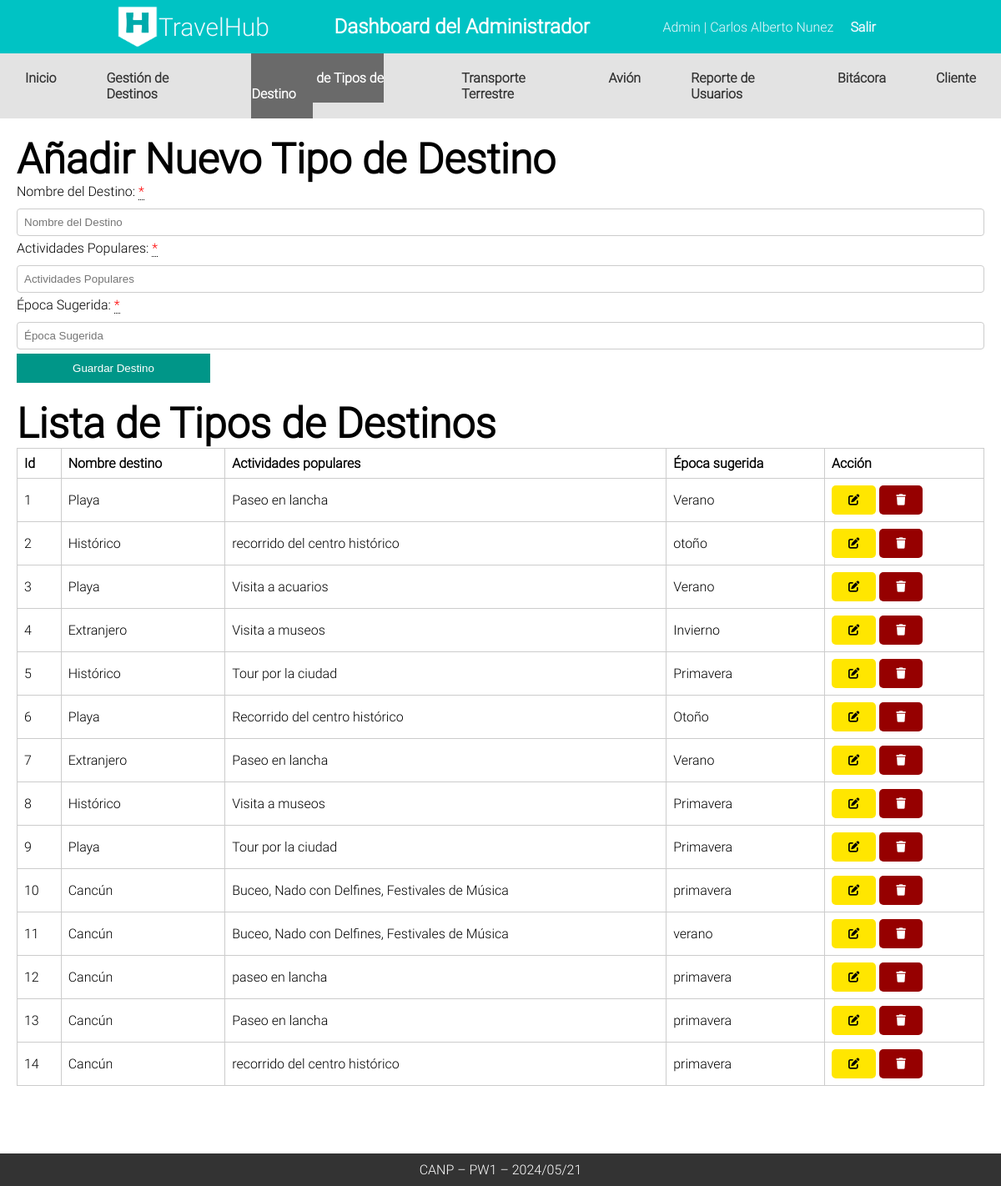
The page /Admin/CANP_TipoDestino (signed in) on the database as committed earlier.
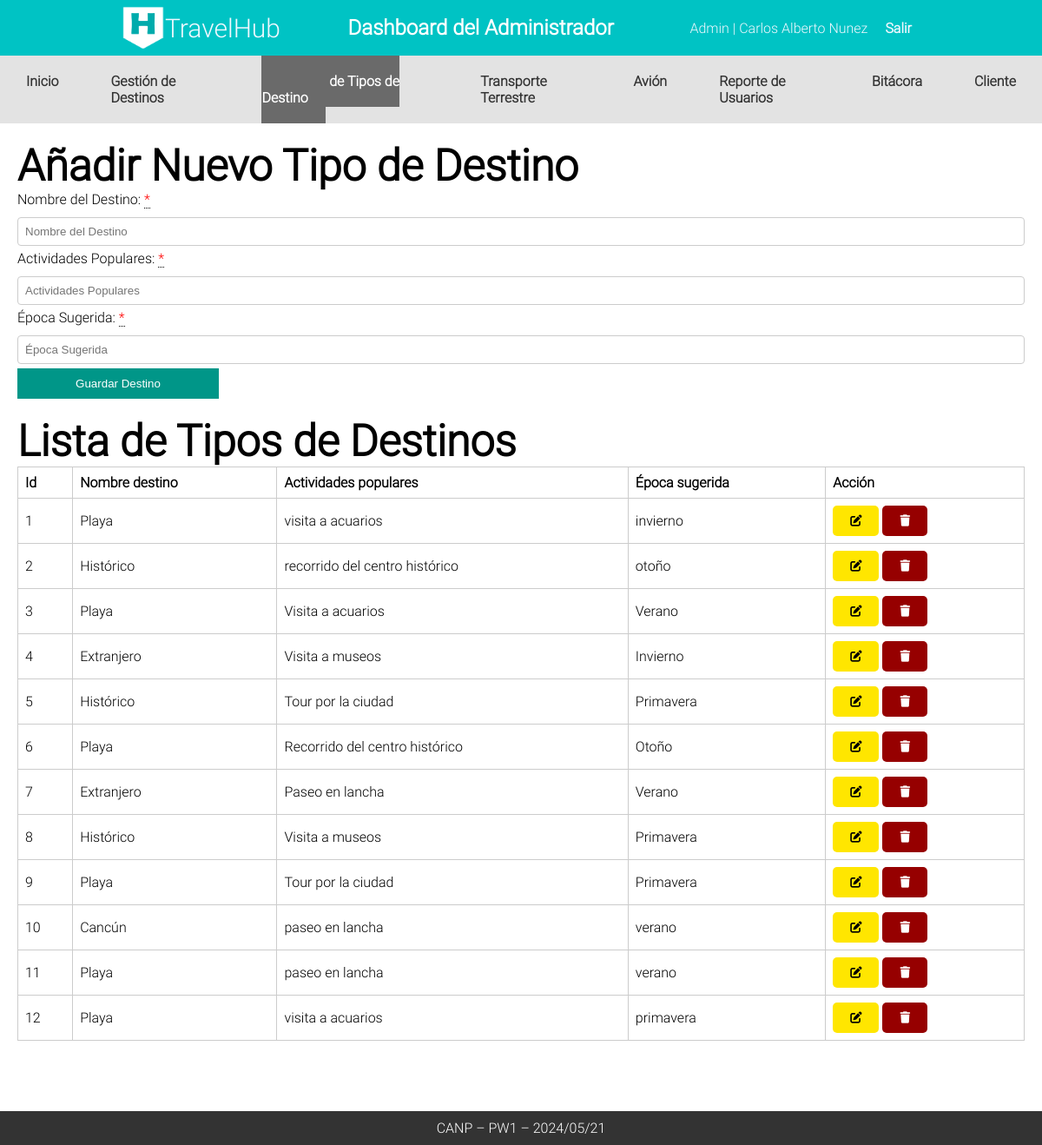
The same page on the database as committed later.
### tables this page shows
CREATE TABLE `tbltipodestino` (
  `id_tipodestino` int(11) NOT NULL,
  `Nombre_destino` varchar(255) NOT NULL,
  `Actividades_populares` varchar(255) NOT NULL,
  `Epoca_sugerida` varchar(255) NOT NULL
);

### Controllers/templateCtr.php (called while the page is built)
<?php
class Template
{
    public static function templateCtr()
    {
        include 'Views/plantilla.php';
    }
}

### index.php (called while the page is built, shortened)
<?php
include_once 'App/funciones.php';
include_once "Controllers/templateCtr.php";
include_once "Controllers/rutaCtr.php";
include_once "Controllers/destinosCtr.php";
include_once "Models/destinosMdl.php";
$template = new Template();
$template->templateCtr();

### Controllers/rutaCtr.php (called while the page is built)
<?php
class Ruta{
    public static function rutaCtr(){
        return "http://localhost/TravelHub/";
    }
}

### App/funciones.php (called while the page is built, shortened)
<?php
class Funciones{
static public function estaActivo($ruta) {
    $uri = $_SERVER['REQUEST_URI'];
    if(strpos($uri, $ruta) !== false) {
        return true;
    }
    return false;
}
}

### Models/destinosMdl.php (called while the page is built, shortened)
<?php
class DestinoMdl {
    public static function canp_leer_tipos_destinos_mdl() {
        try {
            $db = Conexion::conectar();
            $sql = "SELECT * FROM tbltipodestino";
            $stmt = $db->prepare($sql);
            $stmt->execute();
            return $stmt->fetchAll();
        } catch (PDOException $e) {
            return "Error al leer datos de tipos de destino: " . $e->getMessage();
        }
    }
}

### Controllers/destinosCtr.php (called while the page is built, shortened)
<?php
class DestinoCtr {
public static function canp_leer_tipos_destinos_ctr() {
    $respuesta = DestinoMdl::canp_leer_tipos_destinos_mdl();
    return $respuesta;
}
}

### Admin/CANP_TipoDestino.php (the view, shortened to what this page needs)
<?php
include 'Components/cabeceraAdmin.php';
include 'Components/navAdmin.php'
?>
    <div class="contenedor">
        <h2>Añadir Nuevo Tipo de Destino</h2>
        <form method="POST" class="formTipoDestino">
            <label for="nombreDestino">Nombre del Destino: <div class="tooltip required"> *<span class="tooltiptext">Campo obligatorio</span></div></label>
            <input type="text" id="nombreDestino" name="nombreDestino" placeholder="Nombre del Destino" >
            <label for="actividadesPopulares">Actividades Populares: <div class="tooltip required"> *</div></label>
            <input type="text" id="actividadesPopulares" name="actividadesPopulares" placeholder="Actividades Populares" >
            <label for="epocaSugerida">Época Sugerida: <div class="tooltip required"> *</div></label>
            <input type="text" id="epocaSugerida" name="epocaSugerida" placeholder="Época Sugerida" >
            <button name="btntTipoDestino" class="btnformulario" type="submit">Guardar Destino</button>
        </form>
        <h2>Lista de Tipos de Destinos</h2>
        <table class="tblTipoDestino">
            <thead>
                <tr>
                    <th>Id</th>
                    <th>Nombre destino</th>
                    <th>Actividades populares</th>
                    <th>Época sugerida</th>
                    <th>Acción</th>
                </tr>
            </thead>
            <tbody>
                    <?php
                        $destinos = DestinoCtr::canp_leer_tipos_destinos_ctr();
                        foreach ($destinos as $key => $destino) {
                           echo '
                           <tr>
                           <td>'.($key+1).'</td>
                           <td>'.$destino["Nombre_destino"].'</td>
                           <td>'.$destino["Actividades_populares"].'</td>
                           <td>'.$destino["Epoca_sugerida"].'</td>
                           <td>
                           <button class="edit editarTipoDestino" editartipoDestino="'.$destino["id_tipodestino"].'"> <i class="fa-solid fa-pen-to-square"></i></button>
                           <button class="delete eliminarTipoDestino" eliminarTipoDestino="'.$destino["id_tipodestino"].'" ><i class="fa-solid fa-trash"></i></button>
                           </td>
                       </tr>
                           ';
                        }
                    ?>
            </tbody>
        </table>
        </div>

### Views/plantilla.php (shortened to what this page needs)
<?php
$rutaLocal = Ruta::rutaCtr();
?>
<!DOCTYPE html>
<html lang="es">
<head>
    <link rel="stylesheet" href="<?php echo $rutaLocal?>Views/css/styles.css">
    <link rel="stylesheet" href="<?php echo $rutaLocal?>Views/css/carrusel.css">
    <link rel="stylesheet" href="<?php echo $rutaLocal?>Views/assets/js/modulos/fontawesome/css/all.min.css">
</head>
<body>
<?php
if(isset($_SESSION['validar']) && $_SESSION['validar'] == true && $_SESSION["rol"] == 1){
    if(isset($_GET["url"])){
        $url = explode("/", $_GET["url"]);
             if($url[0] == "logout"){
                   include "Modules/".$url[0].'.php';
               }else if( $url[1] == "CANP_Admin" || $url[1] == "CANP_Destino" || $url[1] == "CANP_TipoDestino" || $url[1] == "CANP_TransporteTerrestre"
                || $url[1] == "CANP_Avion" || $url[1] == "CANP_ReporteUsuarios" || $url[1] == "CANP_Bitacora" || $url[1] == "CANP_Cliente"){
                include "Admin/".$url[1].'.php';
               }
               else{
                header('Location: '.$rutaLocal.'Admin/CANP_Admin');
               }
       }else{
           include "Admin/CANP_Admin.php";
       }
       include 'Components/footer.php';
}
?>
</body>
</html>

### Components/cabeceraAdmin.php
<header>
       <nav>
           <div class="nav-container">
               <div class="logo-text">
                   <img class="logo" src="<?php echo $rutaLocal?>Views/assets/imagenes/logo.png" alt="">
                   <a href="<?php echo $rutaLocal ?>Admin/CANP_Admin">TravelHub</a>
               </div>
                    <h1> Dashboard del Administrador</h1>
               <ul class="nav-links">
                   <li>Admin | <?php echo $_SESSION["nombre"] ?></li>
                   <li><a href="<?php echo $rutaLocal?>logout">Salir</a></li>
               </ul>
           </div>
       </nav>
   </header>

### Components/navAdmin.php (shortened to what this page needs)
<nav class="menu">
    <ul class="menu-list">
        <li class="<?php echo Funciones::estaActivo('CANP_Admin') ? 'activo' : ''; ?>"><a href="<?php echo $rutaLocal ?>Admin/CANP_Admin">Inicio</a></li>
        <li class="<?php echo Funciones::estaActivo('CANP_Destino') ? 'activo' : ''; ?>"><a href="<?php echo $rutaLocal ?>Admin/CANP_Destino">Gestión de Destinos</a></li>
        <li class="<?php echo Funciones::estaActivo('CANP_TipoDestino') ? 'activo' : ''; ?>"><a href="<?php echo $rutaLocal ?>Admin/CANP_TipoDestino">Gestión de Tipos de Destino</a></li>
        <li class="<?php echo Funciones::estaActivo('CANP_TransporteTerrestre') ? 'activo' : ''; ?>"><a href="<?php echo $rutaLocal ?>Admin/CANP_TransporteTerrestre">Transporte Terrestre</a></li>
        <li class="<?php echo Funciones::estaActivo('CANP_Avion') ? 'activo' : ''; ?>"><a href="<?php echo $rutaLocal ?>Admin/CANP_Avion">Avión</a></li>
        <li class="<?php echo Funciones::estaActivo('CANP_ReporteUsuarios') ? 'activo' : ''; ?>"><a href="<?php echo $rutaLocal ?>Admin/CANP_ReporteUsuarios">Reporte de Usuarios</a></li>
        <li class="<?php echo Funciones::estaActivo('CANP_Bitacora') ? 'activo' : ''; ?>"><a href="<?php echo $rutaLocal ?>Admin/CANP_Bitacora">Bitácora</a></li>
        <li class="<?php echo Funciones::estaActivo('CANP_Cliente') ? 'activo' : ''; ?>"><a href="<?php echo $rutaLocal ?>Admin/CANP_Cliente">Cliente</a></li>
    </ul>
</nav>

### Components/footer.php (shortened to what this page needs)
<footer>
CANP – PW1 – 2024/05/21
</footer>

### Views/css/styles.css (style rules this page uses)
* { margin: 0; padding: 0; box-sizing: border-box; }
body { font-family: Roboto; height: 100vh; }
.contenedor { padding: 20px; }
header { background-color: #00c3c4; color: white; padding: 2px 10%; text-align: center; }
.nav-container { display: flex; justify-content: space-between; align-items: center; padding: 5px 20px; }
.logo-text { display: flex; align-items: center; }
.logo { height: 50px; }
.nav-links { list-style: none; display: flex; margin: 0; padding: 0; }
.nav-links li { padding: 0 10px; color: aliceblue; }
.logo-text a { text-decoration: none; color: aliceblue; font-size: 30px; }
.nav-links a { text-decoration: none; color: aliceblue; }
h2 { font-size: 50px; }
footer { background-color: #333333; color: white; text-align: center; padding: 10px 0; position: fixed; bottom: 0; width: 100%; display: flex; justify-content: space-around; align-items: center; }
.logo { width: 50px; }
a { color: #fff; }
nav.menu { background: #e3e3e3; position: relative; }
nav.menu ul { font-display: flex; justify-content: center; }
.menu-list { list-style: none; padding: 0; margin: 0; display: flex; }
.menu-list li { margin: 0 10px; }
nav.menu ul li { padding: 20px; }
nav ul { list-style: none; padding: 0; display: flex; justify-content: left; }
nav ul li a { color: #333; text-decoration: none; font-weight: bold; }
form { margin-bottom: 20px; }
input[type="text"], input[type="date"], select { margin: 5px 0; padding: 8px; width: calc(100% - 18px); }
.edit { padding: 10px 20px; background-color: #ffe600; color: black; border: none; cursor: pointer; border-radius: 5px; }
.delete { padding: 10px 20px; background-color: #960000; color: white; border: none; cursor: pointer; border-radius: 5px; }
button.btnformulario { padding: 10px 20px; background-color: #009688; color: white; border: none; cursor: pointer; width: 20%; }
table { width: 100%; margin-bottom: 100px; border-collapse: collapse; }
th, td { border: 1px solid #ccc; padding: 8px; text-align: left; }
.menu li.activo a { font-weight: bold; background: #6a6a6a; color: #fff; padding: 20px; }
label { display: block; margin-bottom: 5px; }
input[type="text"], input[type="email"], input[type="password"] { width: 100%; padding: 8px; border: 1px solid #ccc; border-radius: 4px; }
.btnformulario { align-self: flex-start; }
.required { color: red; }
.tooltip { position: relative; display: inline-block; border-bottom: 1px dotted black; }

Rows that differ between the two databases and show on the page:
removed tbltipodestino: Nombre_destino "Cancún", Actividades_populares "Buceo, Nado con Delfines, Festivales de Música", Epoca_sugerida "verano"
removed tbltipodestino: Nombre_destino "Cancún", Actividades_populares "paseo en lancha", Epoca_sugerida "primavera"
removed tbltipodestino: Nombre_destino "Cancún", Actividades_populares "Paseo en lancha", Epoca_sugerida "primavera"
removed tbltipodestino: Nombre_destino "Cancún", Actividades_populares "recorrido del centro histórico", Epoca_sugerida "primavera"
changed tbltipodestino: Actividades_populares "Paseo en lancha" → "visita a acuarios"; Epoca_sugerida "Verano" → "invierno"
changed tbltipodestino "Cancún": Actividades_populares "Buceo, Nado con Delfines, Festivales de Música" → "paseo en lancha"; Epoca_sugerida "primavera" → "verano"
added tbltipodestino: Nombre_destino "Playa", Actividades_populares "paseo en lancha", Epoca_sugerida "verano"
added tbltipodestino: Nombre_destino "Playa", Actividades_populares "visita a acuarios", Epoca_sugerida "primavera"
